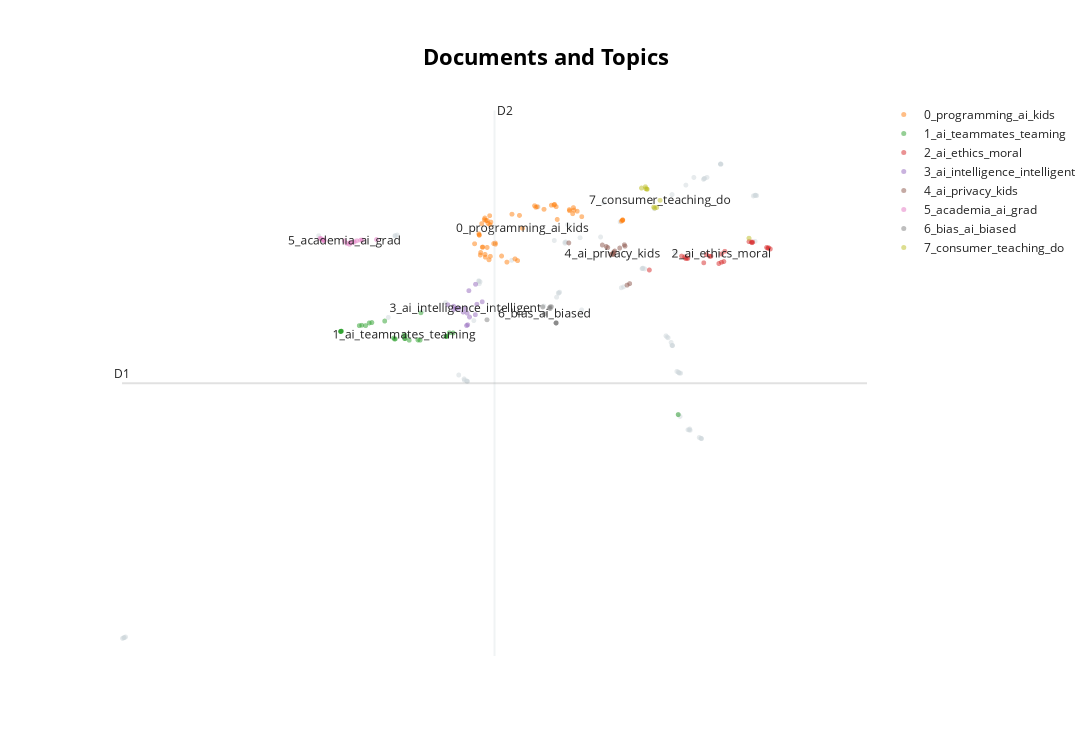

The cell this chart's notebook holds for it:
### Code cell
key_topic_model.visualize_documents(docs_clo)
